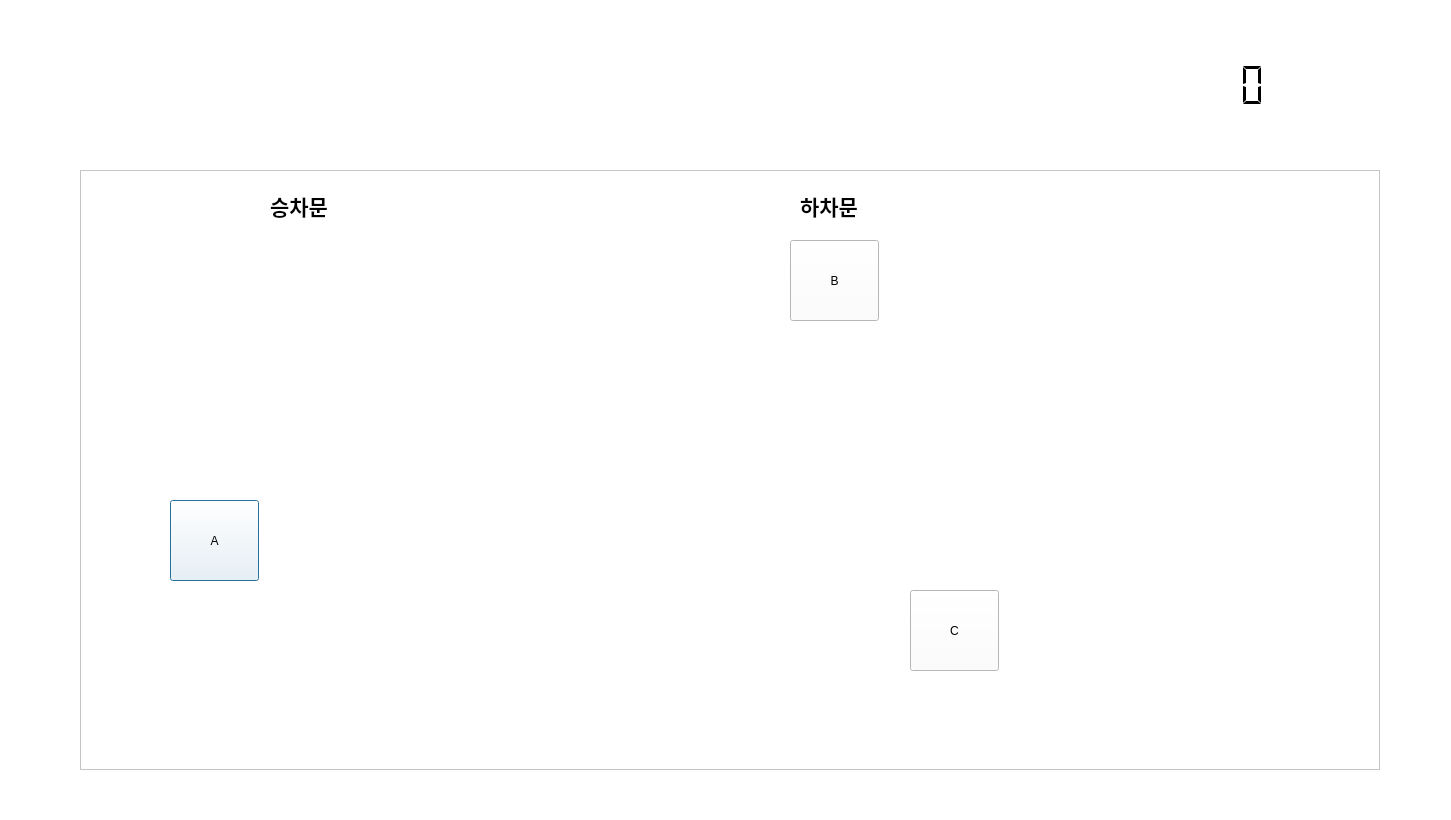
<?xml version="1.0" encoding="UTF-8"?>
<ui version="4.0">
 <class>Dialog</class>
 <widget class="QDialog" name="Dialog">
  <property name="geometry">
   <rect>
    <x>0</x>
    <y>0</y>
    <width>1451</width>
    <height>820</height>
   </rect>
  </property>
  <property name="windowTitle">
   <string>Dialog</string>
  </property>
  <property name="styleSheet">
   <string notr="true">background-color: rgb(255, 255, 255);</string>
  </property>
  <widget class="QFrame" name="frame">
   <property name="geometry">
    <rect>
     <x>80</x>
     <y>170</y>
     <width>1300</width>
     <height>600</height>
    </rect>
   </property>
   <property name="font">
    <font>
     <weight>50</weight>
     <bold>false</bold>
    </font>
   </property>
   <property name="frameShape">
    <enum>QFrame::StyledPanel</enum>
   </property>
   <property name="frameShadow">
    <enum>QFrame::Raised</enum>
   </property>
   <widget class="QPushButton" name="btn_a">
    <property name="geometry">
     <rect>
      <x>90</x>
      <y>330</y>
      <width>89</width>
      <height>81</height>
     </rect>
    </property>
    <property name="text">
     <string>A</string>
    </property>
   </widget>
   <widget class="QPushButton" name="btn_b">
    <property name="geometry">
     <rect>
      <x>710</x>
      <y>70</y>
      <width>89</width>
      <height>81</height>
     </rect>
    </property>
    <property name="text">
     <string>B</string>
    </property>
   </widget>
   <widget class="QPushButton" name="btn_c">
    <property name="geometry">
     <rect>
      <x>830</x>
      <y>420</y>
      <width>89</width>
      <height>81</height>
     </rect>
    </property>
    <property name="text">
     <string>C</string>
    </property>
   </widget>
   <widget class="QLabel" name="label">
    <property name="geometry">
     <rect>
      <x>190</x>
      <y>10</y>
      <width>67</width>
      <height>51</height>
     </rect>
    </property>
    <property name="font">
     <font>
      <pointsize>16</pointsize>
      <weight>75</weight>
      <bold>true</bold>
     </font>
    </property>
    <property name="text">
     <string>승차문</string>
    </property>
   </widget>
   <widget class="QLabel" name="label_2">
    <property name="geometry">
     <rect>
      <x>720</x>
      <y>10</y>
      <width>67</width>
      <height>51</height>
     </rect>
    </property>
    <property name="font">
     <font>
      <pointsize>16</pointsize>
      <weight>75</weight>
      <bold>true</bold>
     </font>
    </property>
    <property name="text">
     <string>하차문</string>
    </property>
   </widget>
   <widget class="QLabel" name="label_driver">
    <property name="geometry">
     <rect>
      <x>10</x>
      <y>480</y>
      <width>91</width>
      <height>101</height>
     </rect>
    </property>
    <property name="text">
     <string/>
    </property>
    <property name="pixmap">
     <pixmap resource="resources.qrc">:/pictures/driver.png</pixmap>
    </property>
    <property name="scaledContents">
     <bool>true</bool>
    </property>
   </widget>
   <widget class="QLabel" name="label_b">
    <property name="geometry">
     <rect>
      <x>840</x>
      <y>40</y>
      <width>211</width>
      <height>251</height>
     </rect>
    </property>
    <property name="text">
     <string/>
    </property>
    <property name="scaledContents">
     <bool>true</bool>
    </property>
   </widget>
   <widget class="QLabel" name="label_c">
    <property name="geometry">
     <rect>
      <x>960</x>
      <y>320</y>
      <width>211</width>
      <height>251</height>
     </rect>
    </property>
    <property name="text">
     <string/>
    </property>
    <property name="scaledContents">
     <bool>true</bool>
    </property>
   </widget>
   <widget class="QLabel" name="label_a">
    <property name="geometry">
     <rect>
      <x>230</x>
      <y>290</y>
      <width>211</width>
      <height>251</height>
     </rect>
    </property>
    <property name="text">
     <string/>
    </property>
    <property name="scaledContents">
     <bool>true</bool>
    </property>
   </widget>
  </widget>
  <widget class="QLabel" name="label_emoji">
   <property name="geometry">
    <rect>
     <x>100</x>
     <y>80</y>
     <width>81</width>
     <height>81</height>
    </rect>
   </property>
   <property name="text">
    <string/>
   </property>
   <property name="scaledContents">
    <bool>true</bool>
   </property>
  </widget>
  <widget class="QLabel" name="labelWeather">
   <property name="geometry">
    <rect>
     <x>1260</x>
     <y>20</y>
     <width>161</width>
     <height>71</height>
    </rect>
   </property>
   <property name="font">
    <font>
     <pointsize>20</pointsize>
    </font>
   </property>
   <property name="text">
    <string/>
   </property>
   <property name="alignment">
    <set>Qt::AlignRight|Qt::AlignTrailing|Qt::AlignVCenter</set>
   </property>
  </widget>
  <widget class="QLCDNumber" name="lcdTimer">
   <property name="geometry">
    <rect>
     <x>1080</x>
     <y>60</y>
     <width>191</width>
     <height>51</height>
    </rect>
   </property>
   <property name="font">
    <font>
     <pointsize>17</pointsize>
     <weight>75</weight>
     <bold>true</bold>
    </font>
   </property>
   <property name="layoutDirection">
    <enum>Qt::LeftToRight</enum>
   </property>
   <property name="autoFillBackground">
    <bool>false</bool>
   </property>
   <property name="frameShape">
    <enum>QFrame::NoFrame</enum>
   </property>
   <property name="frameShadow">
    <enum>QFrame::Raised</enum>
   </property>
   <property name="lineWidth">
    <number>6</number>
   </property>
   <property name="digitCount">
    <number>8</number>
   </property>
   <property name="mode">
    <enum>QLCDNumber::Dec</enum>
   </property>
   <property name="segmentStyle">
    <enum>QLCDNumber::Flat</enum>
   </property>
  </widget>
  <widget class="QLabel" name="labelDate">
   <property name="geometry">
    <rect>
     <x>1070</x>
     <y>20</y>
     <width>201</width>
     <height>41</height>
    </rect>
   </property>
   <property name="font">
    <font>
     <pointsize>20</pointsize>
    </font>
   </property>
   <property name="text">
    <string/>
   </property>
   <property name="alignment">
    <set>Qt::AlignRight|Qt::AlignTrailing|Qt::AlignVCenter</set>
   </property>
  </widget>
 </widget>
 <resources>
  <include location="resources.qrc"/>
  <include location="../../Pictures/Screenshots/resources.qrc"/>
 </resources>
 <connections/>
</ui>
